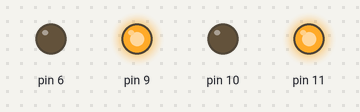
This sketch was run on a simulated Arduino Mega 2560, built with avr-gcc and run on an emulated ATmega2560. Parts: output pins drawn as LEDs (lit = HIGH). What the sketch prints to the serial monitor is not drawn.

Above: at 0.1 s.
Timing chart, 0 to 1.6 s (numbered marks = the images above):
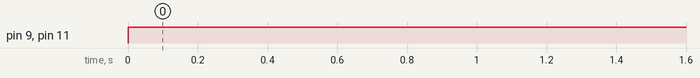

The sketch:

sketch.ino
```cpp
#include <Receiver.h>
#include <Ptz.h>

uint8_t payload[] = { 0, 0, 0 };

Receiver receiver = Receiver();
Ptz ptz = Ptz(6, 9, 10, 11);

void setup() {
  Serial.begin(9600);
  Serial1.begin(9600);
  receiver.beginSerial(Serial1);
}

void loop() {
  receiver.receivePayload(payload);
  ptz.writePayload(payload);
  debug();
}

void flashLed(int pin, int times, int wait) {
  for (int i = 0; i < times; i++) {
    digitalWrite(pin, HIGH);
    delay(wait);
    digitalWrite(pin, LOW);

    if (i + 1 < times) {
      delay(wait);
    }
  }
}

void debug() {
  Serial.print(" X: ");
  Serial.print(payload[0]);
  Serial.print(" Y: ");
  Serial.print(payload[1]);
  Serial.println();
}
```

Measured:
- by itself, pin 9, pin 11: LOW → HIGH at 0.00 s
